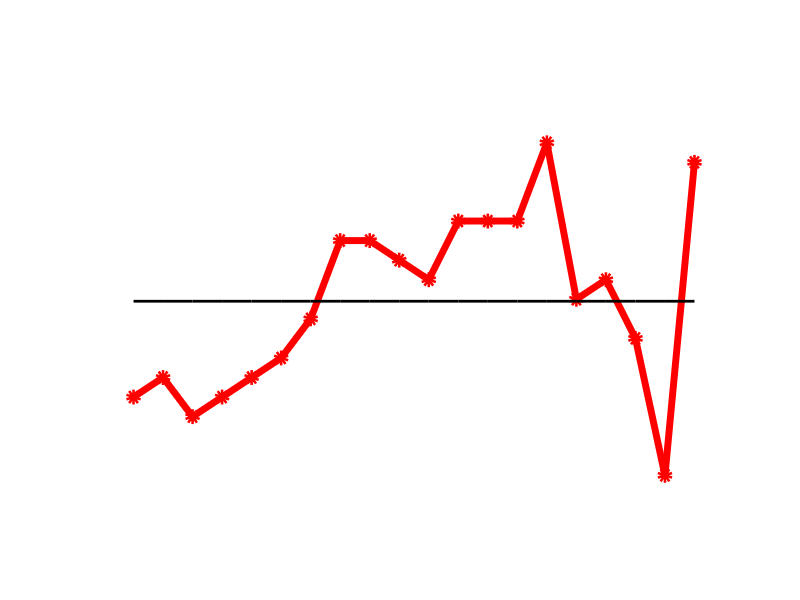
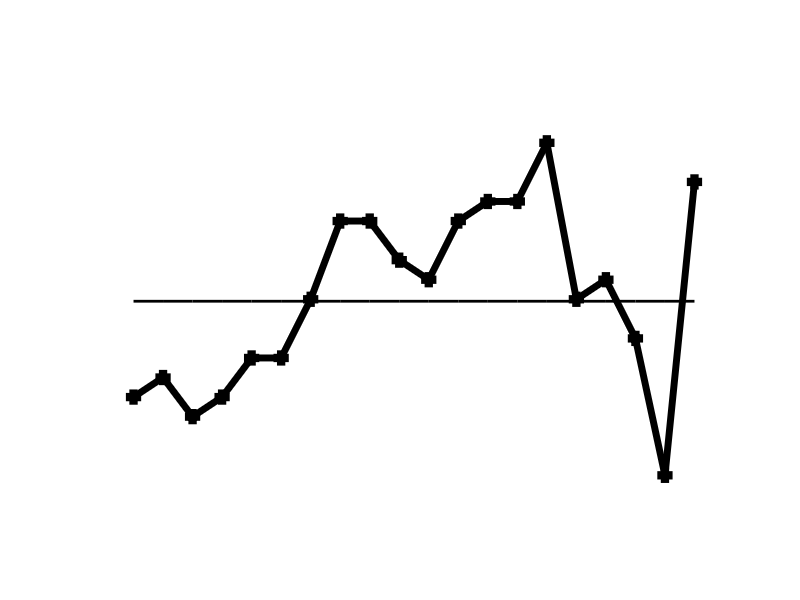
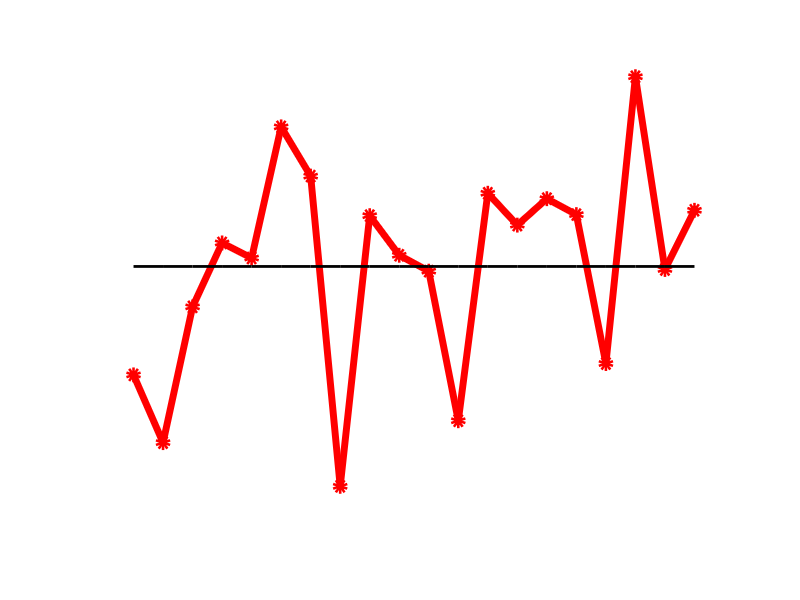
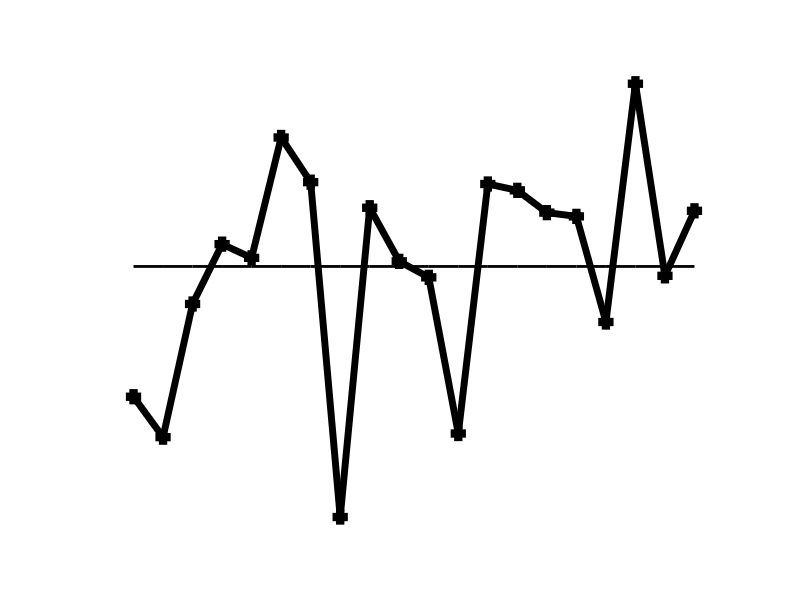

Here is the MATLAB script that generated these plots, in order:
clear all; close all; clc

load data_mobile_indoor_2.mat

% Original RSS Sequence
ind = 2145:2145+19;
rssa = A(ind,1);
rssb = A(ind,2);

insertind = 236:240;
rssinsert = A(insertind,1);

xliml = -1;
xlimr = 20;

figure(1)
plot(0:19, rssa, 'ro-', 'MarkerFaceColor', 'r', 'LineWidth',5)
hold on
plot(0:19, ones(1,20)*mean(rssa), 'k-', 'LineWidth',2)
xlim([xliml xlimr])
ylim([-80 -55])
set(gca,'xtick',[],'xticklabel',[],'ytick',[],'yticklabel',[])
set(gca,'xcolor', 'none', 'ycolor', 'none');
print('ori_a','-dtiff')

figure(2)
plot(0:19, rssb, 'ks-', 'MarkerFaceColor', 'k', 'LineWidth',5)
hold on
plot(0:19, ones(1,20)*mean(rssa), 'k-', 'LineWidth',2)
xlim([xliml xlimr])
ylim([-80 -55])
set(gca,'xtick',[],'xticklabel',[],'ytick',[],'yticklabel',[])
set(gca,'xcolor', 'none', 'ycolor', 'none');
print('ori_b','-dtiff')

% Add Noise
% mulnoise = unifrnd(0,3,length(rssa),length(rssa));
% mulrssa = (rssa - mean(rssa))' * mulnoise;
% mulrssb = (rssb - mean(rssb))' * mulnoise;
mulrssa = [-12.2234688815244	-21.9214119372032	-2.48446729698878	6.66664099605350	4.50485786331815	23.2810038325226	16.2309244095491	-28.1748322624632	10.5685866489858	4.90226693633466	2.62571451285750	-18.7869887043907	13.7782470211502	9.21747164865053	12.9998693570170	10.7206035902625	-10.5991068430802	30.4621105802946	2.86660583011881	11.3383729444638];
mulrssb = [-15.3487602093957	-21.1357663811187	-2.07449568005484	6.49332970804459	4.52924871544827	21.7620923128663	15.3639706922949	-32.5704966008321	11.7053315563860	4.03101593092110	1.73850833926369	-20.6125635022933	15.1006787178167	14.1929561944557	11.0049696022916	10.4684343666547	-4.65084569675629	29.4546321793878	1.95890246946808	11.2639340133343];

figure(11)
plot(0:19, mulrssa, 'ro-', 'MarkerFaceColor', 'r', 'LineWidth',5)
hold on
plot(0:19, ones(1,20)*mean(mulrssa), 'k-', 'LineWidth',2)
xlim([xliml xlimr])
ylim([-35 35])
set(gca,'xtick',[],'xticklabel',[],'ytick',[],'yticklabel',[])
set(gca,'xcolor', 'none', 'ycolor', 'none');
print('noised_a','-dtiff')

figure(12)
plot(0:19, mulrssb, 'ks-', 'MarkerFaceColor', 'k', 'LineWidth',5)
hold on
plot(0:19, ones(1,20)*mean(mulrssa), 'k-', 'LineWidth',2)
xlim([xliml xlimr])
ylim([-35 35])
set(gca,'xtick',[],'xticklabel',[],'ytick',[],'yticklabel',[])
set(gca,'xcolor', 'none', 'ycolor', 'none');
print('noised_b','-dtiff')

% Sorting
textSize = 35;
sorta = sort(mulrssa);
sortb = sort(mulrssb);

figure(21)
plot(0:19, sorta, 'ro-', 'MarkerFaceColor', 'r', 'LineWidth',5)
hold on
plot(ones(1,8)*0, -35:10:35, 'b--', 'LineWidth', 2)
hold on
plot(ones(1,8)*4.75, -35:10:35, 'b--', 'LineWidth', 2)
hold on
plot(ones(1,8)*9.5, -35:10:35, 'b--', 'LineWidth', 2)
hold on
plot(ones(1,8)*14.25, -35:10:35, 'b--', 'LineWidth', 2)
hold on
plot(ones(1,8)*19, -35:10:35, 'b--', 'LineWidth', 2)
hold on
for p = 1:4
    txt = ['p^A_' num2str(p)];
    text((p-1)*4.75+4.75/4, -25, txt, 'FontSize',textSize, 'FontWeight','bold');
    hold on
end
xlim([xliml xlimr])
ylim([-35 35])
set(gca,'xtick',[],'xticklabel',[],'ytick',[],'yticklabel',[])
set(gca,'xcolor', 'none', 'ycolor', 'none');
print('sort_seg_a','-dtiff')

figure(22)
plot(0:19, sortb, 'ro-', 'MarkerFaceColor', 'r', 'LineWidth',5)
hold on
plot(ones(1,8)*0, -35:10:35, 'b--', 'LineWidth', 2)
hold on
plot(ones(1,8)*4.75, -35:10:35, 'b--', 'LineWidth', 2)
hold on
plot(ones(1,8)*9.5, -35:10:35, 'b--', 'LineWidth', 2)
hold on
plot(ones(1,8)*14.25, -35:10:35, 'b--', 'LineWidth', 2)
hold on
plot(ones(1,8)*19, -35:10:35, 'b--', 'LineWidth', 2)
hold on
for p = 1:4
    txt = ['p^B_' num2str(p)];
    text((p-1)*4.75+4.75/4, -25, txt, 'FontSize',textSize, 'FontWeight','bold');
    hold on
end
xlim([xliml xlimr])
ylim([-35 35])
set(gca,'xtick',[],'xticklabel',[],'ytick',[],'yticklabel',[])
set(gca,'xcolor', 'none', 'ycolor', 'none');
print('sort_seg_a','-dtiff')

% perm = randperm(20);
% [4 2 3 1]
perm = [16,17,18,19,20,6,7,8,9,10,11,12,13,14,15,1,2,3,4,5];
% permInd = ind(perm);
shuf_rssa = sorta(perm);

figure(111)
plot(0:19, shuf_rssa, 'ro-', 'MarkerFaceColor', 'r', 'LineWidth',5)
hold on
plot(ones(1,8)*0, -35:10:35, 'b--', 'LineWidth', 2)
hold on
plot(ones(1,8)*4.75, -35:10:35, 'b--', 'LineWidth', 2)
hold on
plot(ones(1,8)*9.5, -35:10:35, 'b--', 'LineWidth', 2)
hold on
plot(ones(1,8)*14.25, -35:10:35, 'b--', 'LineWidth', 2)
hold on
plot(ones(1,8)*19, -35:10:35, 'b--', 'LineWidth', 2)
hold on
for p = 1:4
    txt = ['p^A_' num2str(p)];
    text((p-1)*4.75+4.75/4, -25, txt, 'FontSize',textSize, 'FontWeight','bold');
    hold on
end
xlim([xliml xlimr])
ylim([-35 35])
set(gca,'xtick',[],'xticklabel',[],'ytick',[],'yticklabel',[])
set(gca,'xcolor', 'none', 'ycolor', 'none');
print('shuff_seg_a','-dtiff')

% 
% figure(2)
% plot(0:19, rssa, 'ro-', 'MarkerFaceColor', 'r', 'LineWidth',5)
% hold on
% plot(ones(1,4)*0, -80:10:-50, 'b--', 'LineWidth', 2)
% hold on
% plot(ones(1,4)*4.75, -80:10:-50, 'b--', 'LineWidth', 2)
% hold on
% plot(ones(1,4)*9.5, -80:10:-50, 'b--', 'LineWidth', 2)
% hold on
% plot(ones(1,4)*14.25, -80:10:-50, 'b--', 'LineWidth', 2)
% hold on
% plot(ones(1,4)*19, -80:10:-50, 'b--', 'LineWidth', 2)
% hold on
% for p = 1:4
%     txt = ['p^A_' num2str(p)];
%     text((p-1)*4.75+4.75/4, -80, txt, 'FontSize',textSize, 'FontWeight','bold');
%     hold on
% end
% xlim([xliml xlimr])
% ylim([-85 -50])
% set(gca,'xtick',[],'xticklabel',[],'ytick',[],'yticklabel',[])
% set(gca,'xcolor', 'none', 'ycolor', 'none');
% print('perm_seg_a','-dtiff')
% 
% figure(21)
% plot(0:19, rssb, 'ks-', 'MarkerFaceColor', 'k', 'LineWidth',5)
% hold on
% plot(ones(1,4)*0, -80:10:-50, 'b--', 'LineWidth', 2)
% hold on
% plot(ones(1,4)*4.75, -80:10:-50, 'b--', 'LineWidth', 2)
% hold on
% plot(ones(1,4)*9.5, -80:10:-50, 'b--', 'LineWidth', 2)
% hold on
% plot(ones(1,4)*14.25, -80:10:-50, 'b--', 'LineWidth', 2)
% hold on
% plot(ones(1,4)*19, -80:10:-50, 'b--', 'LineWidth', 2)
% hold on
% for p = 1:4
%     txt = ['p^B_' num2str(p)];
%     text((p-1)*4.75+4.75/4, -80, txt, 'FontSize',textSize, 'FontWeight','bold');
%     hold on
% end
% xlim([xliml xlimr])
% ylim([-85 -50])
% set(gca,'xtick',[],'xticklabel',[],'ytick',[],'yticklabel',[])
% set(gca,'xcolor', 'none', 'ycolor', 'none');
% print('perm_seg_b','-dtiff')
% 
% % Random Episode Permutation
% permEpi = [2 4 1 3];
% permEpiInd = [];
% 
% % for p = 1:4
% %     permEpiInd = [permEpiInd, ((permEpi(p)-1)*5+1):permEpi(p)*5];
% % end
% % permInd = permInd(permEpiInd);
% permInd = [132,129,123,120,134,128,124,135,125,127,121,118,131,126,122,130,116,117,119,133];
% rssa = A(permInd,1);
% % rssb = A(permInd,2);
% 
% rssa = (rssa-min(rssa))/(max(rssa)-min(rssa));
% rssb = (rssb-min(rssb))/(max(rssb)-min(rssb));
% 
% figure(3)
% plot(0:19, rssa, 'ro-', 'MarkerFaceColor', 'r', 'LineWidth',5)
% hold on
% plot(ones(1,4)*0, -0.2:1.2/3:1, 'b--', 'LineWidth', 2)
% hold on
% plot(ones(1,4)*4.75, -0.2:1.2/3:1, 'b--', 'LineWidth', 2)
% hold on
% plot(ones(1,4)*9.5, -0.2:1.2/3:1, 'b--', 'LineWidth', 2)
% hold on
% plot(ones(1,4)*14.25, -0.2:1.2/3:1, 'b--', 'LineWidth', 2)
% hold on
% plot(ones(1,4)*19, -0.2:1.2/3:1, 'b--', 'LineWidth', 2)
% hold on
% for p = 1:4
%     txt = ['p^A_' num2str(permEpi(p))];
%     text((p-1)*4.75+4.75/4, -0.2, txt, 'FontSize',textSize, 'FontWeight','bold');
%     hold on
% end
% xlim([xliml xlimr])
% ylim([-0.4 1.05])
% set(gca,'xtick',[],'xticklabel',[],'ytick',[],'yticklabel',[])
% set(gca,'xcolor', 'none', 'ycolor', 'none');
% print('perm_a','-dtiff')
